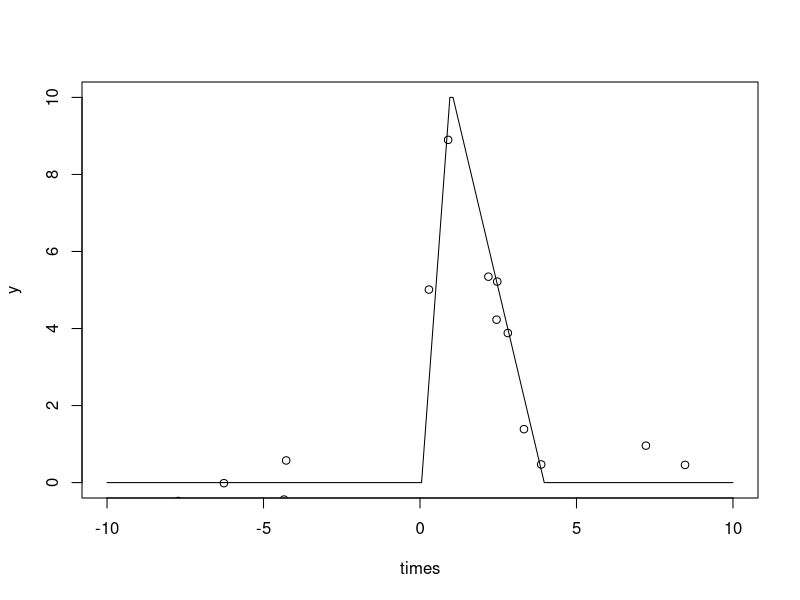
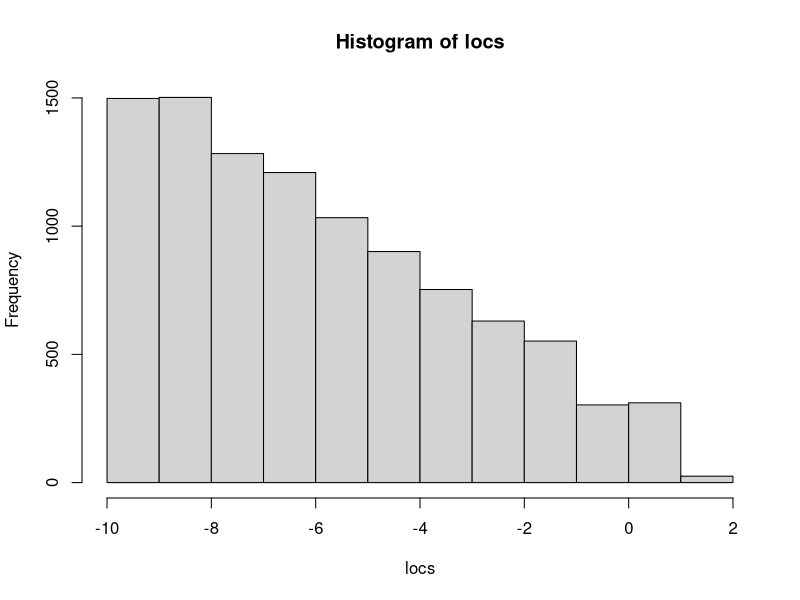

The R source for these figures, in order:
## ---- chunk 1
library(tidyverse)
set.seed(1234)
n_times <- 100
time_grid <- seq(-10, 10, length.out = n_times)
## ---- chunk 2
response <- function(times, peak_loc, height, end) {
  mu <- rep(0, length(times))
  rise <- peak_loc > times & times >= 0
  mu[rise] <- seq(0, height, length.out = sum(rise))
  fall <- times >= peak_loc & times < end
  mu[fall] <- seq(height, 0, length.out = sum(fall))
  mu
}


samples <- function(mean_fun, x, sigma = 1) {
  mean_fun(x) + rnorm(length(x), 0, sigma)
}

times <- seq(-10, 10, length.out = 200)
y <- response(times, 1, 10, 4)
mean_fun <- approxfun(times, y)
plot(times, y, type = "l")
u <- runif(20, -10, 10)
points(u, samples(mean_fun, u))
## ---- chunk 3
weighted_sampling <- function(N, intervals, weights) {
  samples <- list()
  interval_ix <- rmultinom(1, N, weights)
  for (i in seq_along(interval_ix)) {
    samples[[i]] <- runif(interval_ix[i], intervals[i, 1], intervals[i, 2])
  }
   
  unlist(samples)  
}
## ---- chunk 4
u <- seq(-10, 10, length.out = 10)
intervals <- cbind(head(u, -1), tail(u, -1))
weights <- 5:1
weights <- weights / sum(weights)

locs <- weighted_sampling(1e4, intervals, weights)
hist(locs)
